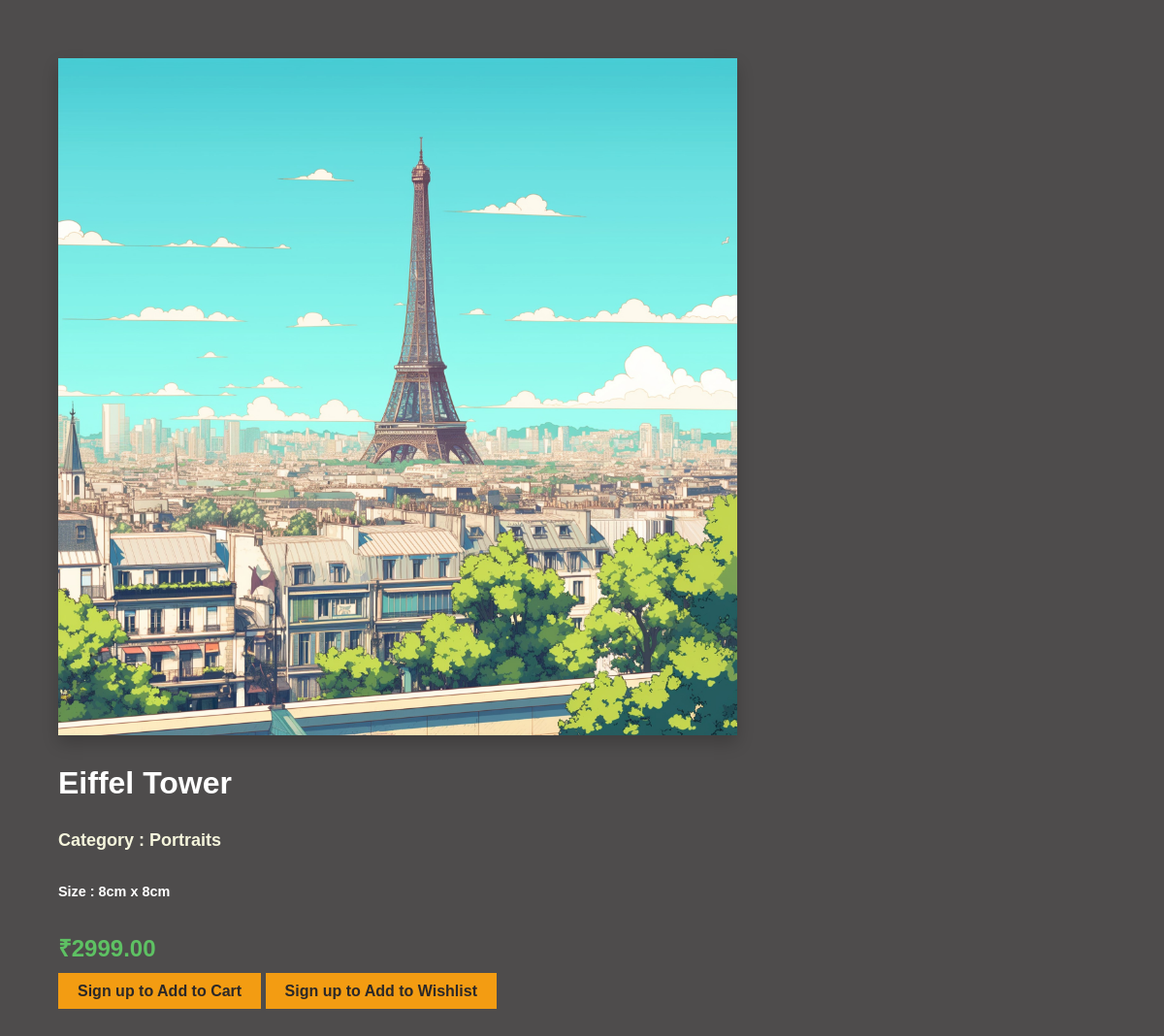
The page /artwork/12/ on the database its author committed.
### paintings/models.py (models this page shows, shortened)
class Artwork(models.Model):
    CATEGORY_CHOICES = [
        ('Sketches', 'Sketches'),
        ('Portraits', 'Portraits'),
        ('Oil Paintings', 'Oil Paintings'),
        ('Digital Art', 'Digital Art'),
    ]
    title = models.CharField(max_length=200)
    image = models.ImageField(upload_to='artworks/')
    category = models.CharField(max_length=50, choices=CATEGORY_CHOICES)
    price = models.DecimalField(max_digits=10, decimal_places=2)
    height = models.PositiveIntegerField(help_text="Height in cm")
    width = models.PositiveIntegerField(help_text="Width in cm")
    description = models.TextField(blank=True, null=True)

### paintings/views.py (the view)
# urls.py: path('artwork/<int:artwork_id>/', views.artwork_detail, name='artwork_detail'),
def artwork_detail(request, artwork_id):
    artwork = get_object_or_404(Artwork, id=artwork_id)
    return render(request, 'artwork_detail.html', {'artwork': artwork})

### paintings/templates/artwork_detail.html (shortened to what this page needs)
{% load static %}
<!DOCTYPE html>
<html>
<head>
    <link href="{% static 'css/artwork_detail.css' %}" rel="stylesheet">
    <link rel="stylesheet" href="https://cdn.jsdelivr.net/npm/swiper@11/swiper-bundle.min.css" />
</head>
<body>
<div class="container my-5">
    <div class="row g-5">
        <div class="col-md-6">
            <img src="{{ artwork.image.url }}" class="img-fluid rounded shadow-sm">
        </div>
        <div class="col-md-6">
            <h2 class="mb-3"> {{ artwork.title }}</h2>
            <h5 class="text-muted " >Category : {{ artwork.category }}</h5>
            <h6 class="text-muted" style="font-size: 0.9rem; color: #fff;">Size : {{ artwork.height }}cm x {{ artwork.width }}cm</h6>
            <h4 class="text-success fw-bold mb-3"> ₹{{ artwork.price }}</h4>
        {% if request.session.user_id %}
            <a href="{% url 'add_to_cart' artwork.id %}" class="btn ">Add to Cart</a>
        {% else %}
            <a href="{% url 'signup' %}" class="btn ">Sign up to Add to Cart</a>
        {% endif %}
        {% if request.session.user_id %}
        <a href="#" class="btn btn-outline-danger mb-2">Add to Wishlist</a>
    {% else %}
        <a href="{% url 'signup' %}" class="btn btn-outline-danger mb-2">Sign up to Add to Wishlist</a>
    {% endif %}
        </div>
    </div>
</div>
</body>
</html>

### paintings/static/css/artwork_detail.css (style rules this page uses)
body { font-family: Arial, sans-serif; margin: 0; padding: 0; background: linear-gradient(to right, #4e4c4c, #4e4c4c); }
.container.my-5 { padding: 20px; max-width: 700px; margin: 40px ; border-radius: 10px; }
.img-fluid.rounded.shadow-sm { width: 100%; height: auto; box-shadow: 0 8px 16px rgba(0,0,0,0.2); object-fit: cover; }
.col-md-6 h2 { font-size: 32px; margin-bottom: 10px; color: #fff; }
.col-md-6 h5.text-muted { font-size: 18px; color: beige; margin-bottom: 10px; }
.text-success.fw-bold.mb-3 { font-size: 24px; font-weight: bold; color: #5ec163; margin-bottom: 15px !important; }
.btn { text-decoration: none; color: #2b2828; font-weight: bold; cursor: pointer; background-color:#f39c12; padding: 10px 20px; font-size: 16px; transition: background-color 0.3s ease; }

### rows shown on the page
Artwork: image (picture), title "Eiffel Tower", category "Portraits", height "8", width "8", price "2999.00"
